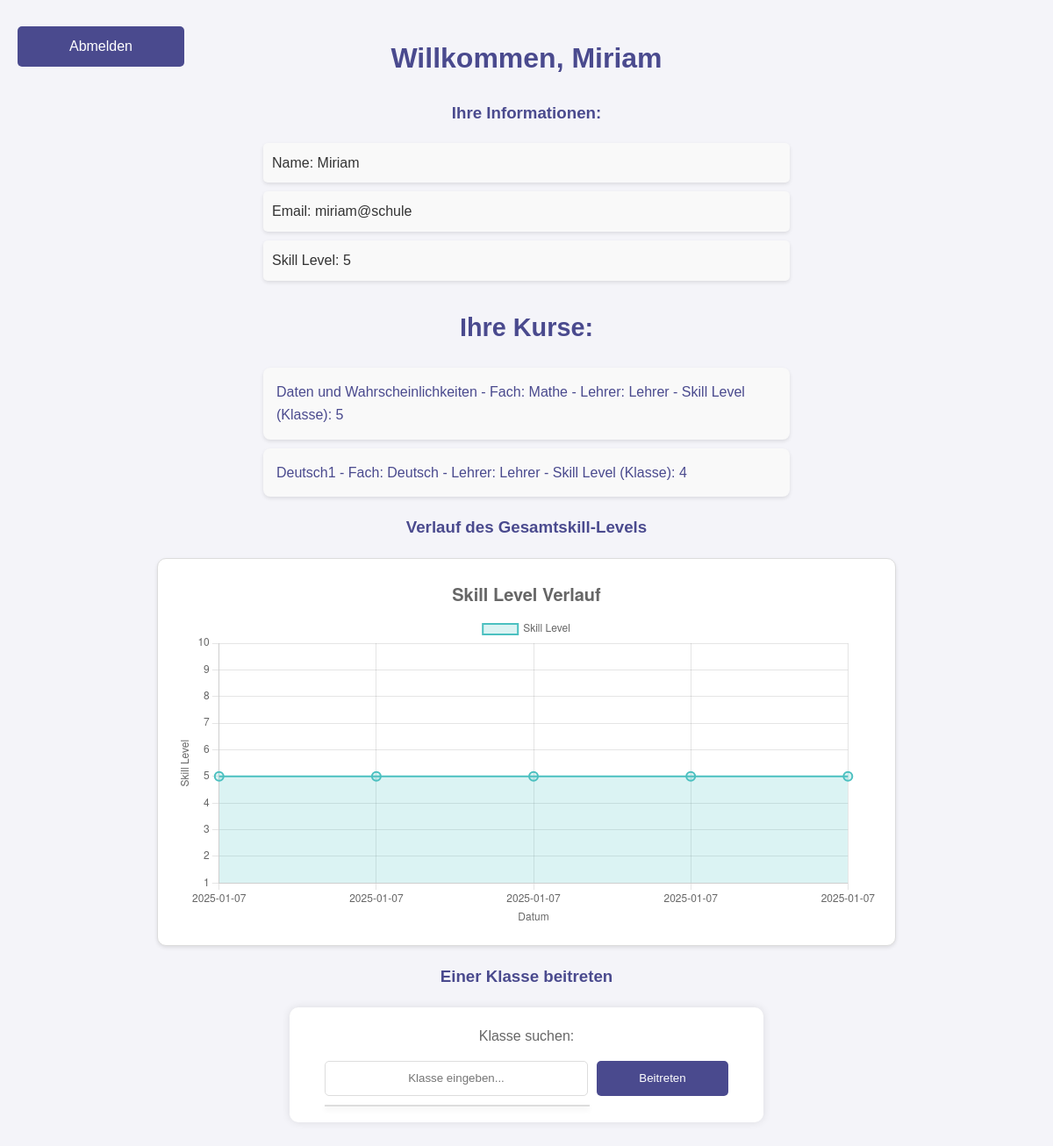
The app's page /student_dashboard (signed in) with its own data.
### tables this page shows
CREATE TABLE "Participants" (
    id INTEGER PRIMARY KEY AUTOINCREMENT,
    name TEXT NOT NULL,
    email TEXT UNIQUE NOT NULL,
    password TEXT NOT NULL,
    skill_level INTEGER DEFAULT 5 CHECK (skill_level BETWEEN 1 AND 10)
);

CREATE TABLE "ClassMembers" (
  id INTEGER PRIMARY KEY AUTOINCREMENT,
  class_id INTEGER,
  student_id INTEGER, class_skill_level INTEGER DEFAULT NULL,
  FOREIGN KEY (class_id) REFERENCES Classes (id) ON DELETE CASCADE,
  FOREIGN KEY (student_id) REFERENCES Participants (id) ON DELETE CASCADE
);

CREATE TABLE "Classes" (
    id INTEGER PRIMARY KEY AUTOINCREMENT,
    class_name TEXT NOT NULL,
    subject TEXT NOT NULL,
    teacher_id INTEGER, grade_level INTEGER,
    FOREIGN KEY (teacher_id) REFERENCES Teachers (id)
);

CREATE TABLE Teachers (
    id INTEGER PRIMARY KEY AUTOINCREMENT,
    name TEXT NOT NULL,
    email TEXT UNIQUE NOT NULL,
    password TEXT NOT NULL
);

### app.py (the view)
@app.route('/student_dashboard')
def student_dashboard():
    if 'student_id' not in session:
        return redirect('/')
    student_id = session['student_id']
    conn = get_db_connection()
    student = conn.execute('SELECT * FROM Participants WHERE id = ?', (student_id,)).fetchone()
    joined_classes = conn.execute(
        '''
        SELECT Classes.*, Teachers.name AS teacher_name, ClassMembers.class_skill_level
        FROM Classes
        JOIN ClassMembers ON Classes.id = ClassMembers.class_id
        JOIN Teachers ON Classes.teacher_id = Teachers.id
        WHERE ClassMembers.student_id = ?
        ''',
        (student_id,)
    ).fetchall()
    skill_history = conn.execute(
        '''
        SELECT
            HomeworkResults.date_submitted,
            Homework.title,
            HomeworkResults.new_skill_level,
            Classes.class_name  -- Klassennamen hinzufügen
        FROM HomeworkResults
        JOIN Homework ON HomeworkResults.homework_id = Homework.id
        JOIN Classes ON Homework.class_id = Classes.id  -- Annahme, dass Homework eine class_id hat
        WHERE HomeworkResults.student_id = ?
        ORDER BY HomeworkResults.date_submitted
        ''',
        (student_id,)
    ).fetchall()
    dates = []
    titles = []
    skill_levels = []
    class_names = []  # Neue Liste für die Klassennamen
    for entry in skill_history:
        dates.append(entry['date_submitted'])
        titles.append(entry['title'])
        skill_levels.append(entry['new_skill_level'])
        class_names.append(entry['class_name'])  # Klassennamen sammeln
    all_classes = conn.execute('SELECT id, class_name FROM Classes').fetchall()
    all_classes_dict = [{'id': int(class_['id']), 'class_name': class_['class_name']} for class_ in all_classes]
    conn.close()
    return render_template(
        'student_dashboard.html',
        student=student,
        joined_classes=joined_classes,
        dates=dates,
        skill_levels=skill_levels,
        titles=titles,
        class_names=class_names,
        all_classes=all_classes_dict
    )

### app.py (called while the page is built)
def get_db_connection():
    conn = sqlite3.connect('ahg/database.db')
    conn.row_factory = sqlite3.Row
    return conn

### templates/student_dashboard.html (shortened to what this page needs)
<!DOCTYPE html>
<html lang="de">
<head>
    <link rel="stylesheet" href="{{ url_for('static', filename='styles.css') }}">
</head>
<body>
    <div class="top-buttons">
        <a href="/" class="button">Abmelden</a>
    </div>
    <h1>Willkommen, {{ student['name'] }}</h1>
    <h3>Ihre Informationen:</h3>
    <ul class="info-list">
        <li>Name: {{ student['name'] }}</li>
        <li>Email: {{ student['email'] }}</li>
        <li>Skill Level: {{ student['skill_level'] }}</li>
    </ul>
    <h2>Ihre Kurse:</h2>
    <ul class="class-list">
        {% for class in joined_classes %}
            <li>
                <a href="/class_details_student/{{ class['id'] }}/{{ student['id'] }}">
                    {{ class['class_name'] }} - Fach: {{ class['subject'] }} - Lehrer: {{ class['teacher_name'] }} - Skill Level (Klasse): {{ class['class_skill_level'] }}
                </a>
            </li>
        {% endfor %}
    </ul>
    <h3>Verlauf des Gesamtskill-Levels</h3>
    <div class="chart-container" style="max-width: 800px;">
        <canvas id="totalSkillChart"></canvas>
    </div>
    <script>
        const ctx = document.getElementById('totalSkillChart').getContext('2d');
        const data = {
            labels: {{ dates | tojson }},
            datasets: [{
                label: 'Skill Level',
                data: {{ skill_levels | tojson }},
                borderColor: 'rgba(75, 192, 192, 1)',
                backgroundColor: 'rgba(75, 192, 192, 0.2)',
                borderWidth: 2,
                fill: true,
                tension: 0.2,
                pointRadius: 5,
                pointHoverRadius: 7
            }]
        };
        const config = {
            type: 'line',
            data: data,
            options: {
                responsive: true,
                maintainAspectRatio: false,
                plugins: {
                    legend: { position: 'top' },
                    title: {
                        display: true,
                        text: 'Skill Level Verlauf',
                        font: { size: 20 }
                    },
                    tooltip: {
                        callbacks: {
                            title: function(tooltipItems) {
                                const index = tooltipItems[0].dataIndex;
                                const homeworkTitle = {{ titles | tojson }}[index]; // Titel der HA
                                const className = {{ class_names | tojson }}[index]; // Klassenname
                                return `${homeworkTitle} - ${className}`; // Titel und Klassenname kombinieren
                            },
                            label: function(tooltipItem) {
                                return `Skill Level: ${tooltipItem.raw}`; // Skill Level-Wert
                            }
                        }
                    }
                },
                scales: {
                    x: { title: { display: true, text: 'Datum' } },
                    y: {
                        min: 1,
                        max: 10,
                        stepSize: 1,
                        title: { display: true, text: 'Skill Level' }
                    }
                }
            }
        };
        new Chart(ctx, config);
    </script>
    <h3>Einer Klasse beitreten</h3>
    <form action="/join_class" method="post" onsubmit="return checkSelection()" style="text-align: center;">
        <label for="class_search">Klasse suchen:</label>
        <div class="autocomplete-container" style="display: inline-flex; align-items: center;">
            <input type="text" id="class_search" oninput="showSuggestions(this.value)" autocomplete="off" placeholder="Klasse eingeben...">
            <button type="submit" style="margin-left: 10px;">Beitreten</button>
            <ul class="autocomplete-suggestions" id="suggestions-container"></ul>
        </div>
    </form>
</body>
</html>

### static/styles.css (style rules this page uses)
body { font-family: 'Arial', sans-serif; background-color: #f4f4f9; color: #333; margin: 0; padding: 20px; line-height: 1.6; }
h1, h2, h3 { color: #4a4a8e; text-align: center; }
.button, button, .back-button { background-color: #4a4a8e; color: white; border: none; padding: 10px 20px; margin: 10px 0; border-radius: 5px; cursor: pointer; transition: background-color 0.3s ease; text-decoration: none; display: block; text-align: center; width: 150px; margin-left: auto; margin-right: auto; }
.top-buttons { position: absolute; top: 20px; left: 20px; display: flex; gap: 10px; }
ul.class-list, ul.student-list { list-style-type: none; padding: 0; max-width: 600px; margin: 20px auto; }
ul.class-list li, ul.student-list li { background-color: #f9f9f9; margin: 10px 0; padding: 15px; border-radius: 8px; box-shadow: 0 2px 4px rgba(0, 0, 0, 0.1); transition: transform 0.2s; }
form { background-color: #fff; padding: 20px; border-radius: 10px; box-shadow: 0 0 10px rgba(0, 0, 0, 0.1); max-width: 400px; margin: 20px auto; }
label { display: block; margin-bottom: 5px; color: #666; }
input[type="text"], input[type="email"], input[type="password"], input[type="number"] { width: calc(100% - 20px); padding: 10px; margin-bottom: 20px; border: 1px solid #ddd; border-radius: 5px; text-align: center; }
a { text-decoration: none; color: #4a4a8e; }
.autocomplete-container { position: relative; display: flex; align-items: center; justify-content: center; }
input[type="text"] { width: 300px; padding: 10px; margin: 0; border: 1px solid #ddd; border-radius: 5px; height: 40px; box-sizing: border-box; }
button[type="submit"] { background-color: #4a4a8e; color: white; border: none; height: 40px; margin: 0; padding: 10px 20px; border-radius: 5px; cursor: pointer; transition: background-color 0.3s ease; margin-left: 10px; }
.autocomplete-suggestions { width: 300px; margin: 0; padding: 0; list-style: none; border: 1px solid #ddd; max-height: 150px; overflow-y: auto; background-color: #fff; box-shadow: 0 3px 6px rgba(0,0,0,0.1); position: absolute; top: 100%; left: 0; z-index: 1000; }
.info-list { list-style-type: none; padding: 0; max-width: 600px; margin: 0 auto; text-align: left; }
.info-list li { background-color: #f9f9f9; margin: 10px 0; padding: 10px; border-radius: 5px; box-shadow: 0 2px 4px rgba(0, 0, 0, 0.1); }
form { background-color: #fff; padding: 20px; border-radius: 10px; box-shadow: 0 0 10px rgba(0, 0, 0, 0.1); max-width: 500px; margin: 20px auto; text-align: center; }
.submit-button, button[type="submit"] { background-color: #4a4a8e; color: white; border: none; padding: 10px 20px; border-radius: 5px; cursor: pointer; transition: background-color 0.3s ease; display: inline-block; text-align: center; margin: 10px 0; }
.chart-container { position: relative; max-width: 800px; margin: 20px auto; height: 400px; border: 1px solid #ddd; border-radius: 10px; background-color: #fff; box-shadow: 0 2px 4px rgba(0, 0, 0, 0.1); padding: 20px; }
h2 { margin-top: 30px; font-size: 1.8em; color: #4a4a8e; text-align: center; }
canvas { max-width: 100%; height: auto; }

### records on screen
Participants: name "Miriam", email "miriam@schule", skill_level "5"
ClassMembers: class_name "Daten und Wahrscheinlichkeiten", subject "Mathe", teacher_name "Lehrer", class_skill_level "5"
ClassMembers: class_name "Deutsch1", subject "Deutsch", teacher_name "Lehrer", class_skill_level "4"

### other values on screen
chart data {{ dates | tojson }} ["2025-01-07", "2025-01-07", "2025-01-07", "2025-01-07", "2025-01-07"]
chart data {{ skill_levels | tojson }} [5, 5, 5, 5, 5]
